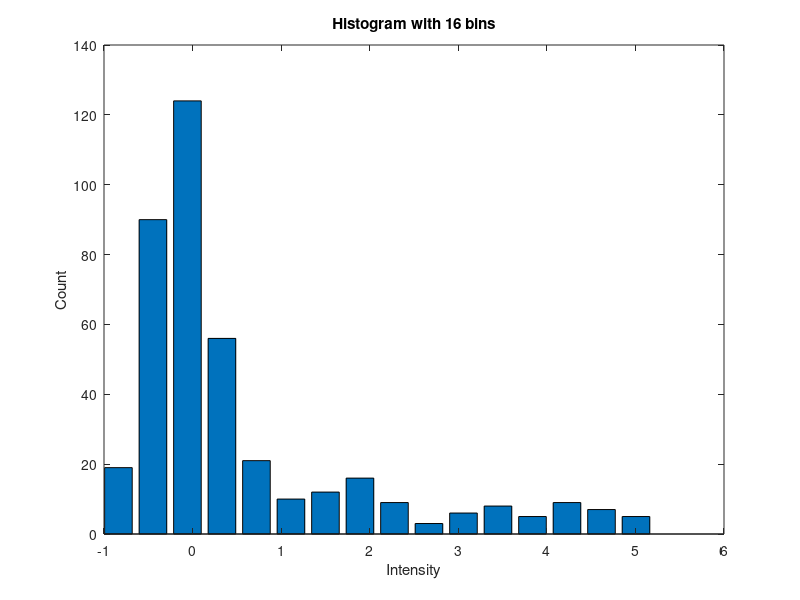
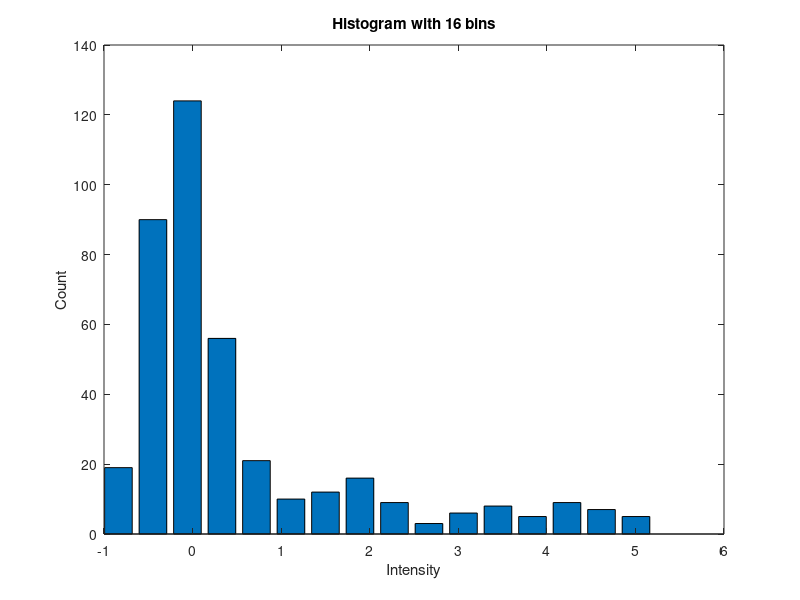

Reproduce these figures in MATLAB, in order.
% Import the data from the file
histogram=importdata('histogram_y_noise_16bins.txt', ' ', 1);

% Plot the data using a bar chart
bar(histogram.data(:, 1), histogram.data(:, 2));

% Set the title of the graph
title('Histogram with 16 bins')

% Set the axis labels
xlabel('Intensity')
ylabel('Count')

% Store the graph in an EPS file (vector graphics)
print -deps -color -FHelvetica:16 "histogram_matlab.eps"

% Store the graph in a PNG file (bitmap)
print -dpng -color -FHelvetica:16 "histogram_matlab.png"
